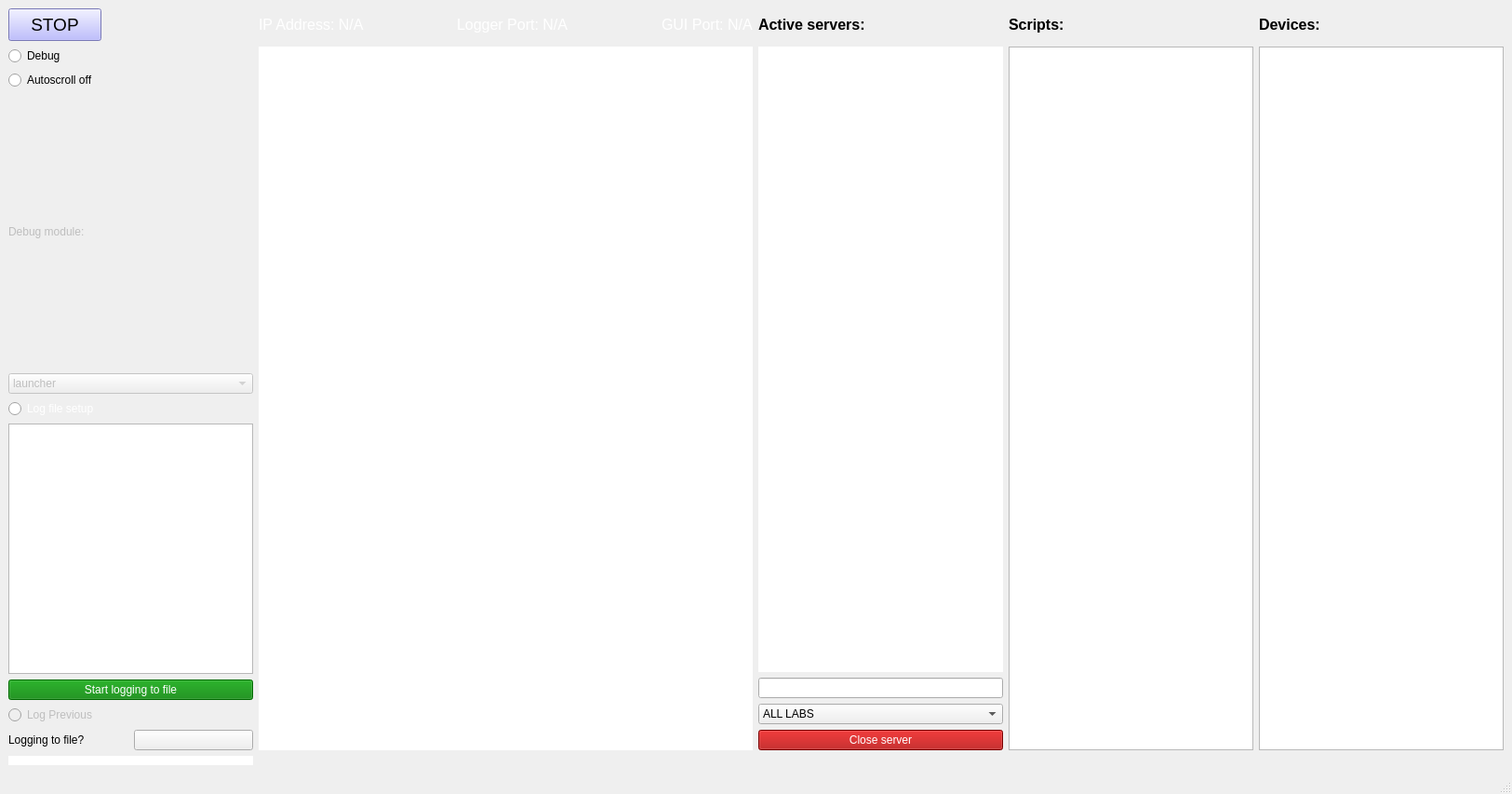
<?xml version="1.0" encoding="UTF-8"?>
<ui version="4.0">
 <class>MainWindow</class>
 <widget class="QMainWindow" name="MainWindow">
  <property name="geometry">
   <rect>
    <x>0</x>
    <y>0</y>
    <width>1625</width>
    <height>853</height>
   </rect>
  </property>
  <property name="windowTitle">
   <string>Launch Control</string>
  </property>
  <property name="windowOpacity">
   <double>2.000000000000000</double>
  </property>
  <property name="styleSheet">
   <string notr="true"/>
  </property>
  <property name="toolButtonStyle">
   <enum>Qt::ToolButtonIconOnly</enum>
  </property>
  <widget class="QWidget" name="centralwidget">
   <layout class="QGridLayout" name="gridLayout">
    <item row="1" column="3" rowspan="8">
     <widget class="QTreeView" name="scripts"/>
    </item>
    <item row="0" column="2">
     <widget class="QLabel" name="label">
      <property name="maximumSize">
       <size>
        <width>200</width>
        <height>16777215</height>
       </size>
      </property>
      <property name="font">
       <font>
        <pointsize>12</pointsize>
       </font>
      </property>
      <property name="text">
       <string>&lt;html&gt;&lt;head/&gt;&lt;body&gt;&lt;p&gt;&lt;span style=&quot; font-weight:600;&quot;&gt;Active servers:&lt;/span&gt;&lt;/p&gt;&lt;/body&gt;&lt;/html&gt;</string>
      </property>
     </widget>
    </item>
    <item row="0" column="3">
     <widget class="QLabel" name="label_2">
      <property name="font">
       <font>
        <pointsize>12</pointsize>
       </font>
      </property>
      <property name="text">
       <string>&lt;html&gt;&lt;head/&gt;&lt;body&gt;&lt;p&gt;&lt;span style=&quot; font-weight:600;&quot;&gt;Scripts:&lt;/span&gt;&lt;/p&gt;&lt;/body&gt;&lt;/html&gt;</string>
      </property>
     </widget>
    </item>
    <item row="0" column="4">
     <widget class="QLabel" name="label_4">
      <property name="font">
       <font>
        <pointsize>12</pointsize>
       </font>
      </property>
      <property name="text">
       <string>&lt;html&gt;&lt;head/&gt;&lt;body&gt;&lt;p&gt;&lt;span style=&quot; font-weight:600;&quot;&gt;Devices:&lt;/span&gt;&lt;/p&gt;&lt;/body&gt;&lt;/html&gt;</string>
      </property>
     </widget>
    </item>
    <item row="5" column="0" rowspan="4">
     <layout class="QVBoxLayout" name="verticalLayout">
      <item>
       <widget class="QRadioButton" name="log_file_button">
        <property name="styleSheet">
         <string notr="true">color: rgb(255, 255, 255);</string>
        </property>
        <property name="text">
         <string>Log file setup</string>
        </property>
        <property name="autoExclusive">
         <bool>false</bool>
        </property>
       </widget>
      </item>
      <item>
       <widget class="QTreeView" name="file_viewer"/>
      </item>
      <item>
       <widget class="QPushButton" name="logfile_status_button">
        <property name="enabled">
         <bool>false</bool>
        </property>
        <property name="styleSheet">
         <string notr="true">color: rgb(255, 255, 255);
background-color: green;</string>
        </property>
        <property name="text">
         <string>Start logging to file</string>
        </property>
        <property name="checkable">
         <bool>true</bool>
        </property>
       </widget>
      </item>
      <item>
       <widget class="QRadioButton" name="log_previous">
        <property name="enabled">
         <bool>false</bool>
        </property>
        <property name="text">
         <string>Log Previous</string>
        </property>
        <property name="autoExclusive">
         <bool>false</bool>
        </property>
       </widget>
      </item>
      <item>
       <layout class="QHBoxLayout" name="horizontalLayout_2">
        <item>
         <widget class="QLabel" name="label_3">
          <property name="text">
           <string>Logging to file?</string>
          </property>
         </widget>
        </item>
        <item>
         <widget class="QPushButton" name="logfile_status_indicator">
          <property name="text">
           <string/>
          </property>
          <property name="icon">
           <iconset>
            <normaloff>green_LED_off.svg</normaloff>
            <normalon>green_LED_on.svg</normalon>
            <disabledoff>green_LED_off.svg</disabledoff>
            <disabledon>green_LED_on.svg</disabledon>
            <activeoff>green_LED_on.svg</activeoff>green_LED_off.svg</iconset>
          </property>
          <property name="checkable">
           <bool>true</bool>
          </property>
         </widget>
        </item>
       </layout>
      </item>
     </layout>
    </item>
    <item row="1" column="2" rowspan="5">
     <widget class="QListWidget" name="client_list">
      <property name="font">
       <font>
        <pointsize>12</pointsize>
       </font>
      </property>
      <property name="toolTip">
       <string/>
      </property>
      <property name="frameShape">
       <enum>QFrame::NoFrame</enum>
      </property>
     </widget>
    </item>
    <item row="0" column="1">
     <layout class="QHBoxLayout" name="horizontalLayout_5">
      <property name="spacing">
       <number>100</number>
      </property>
      <item>
       <widget class="QLabel" name="ip_label">
        <property name="font">
         <font>
          <pointsize>12</pointsize>
          <weight>50</weight>
          <italic>false</italic>
          <bold>false</bold>
         </font>
        </property>
        <property name="text">
         <string>&lt;html&gt;&lt;head/&gt;&lt;body&gt;&lt;p&gt;&lt;span style=&quot; color:#ffffff;&quot;&gt;IP Address: N/A&lt;/span&gt;&lt;/p&gt;&lt;/body&gt;&lt;/html&gt;</string>
        </property>
       </widget>
      </item>
      <item>
       <widget class="QLabel" name="logger_label">
        <property name="font">
         <font>
          <pointsize>12</pointsize>
          <weight>50</weight>
          <italic>false</italic>
          <bold>false</bold>
         </font>
        </property>
        <property name="text">
         <string>&lt;html&gt;&lt;head/&gt;&lt;body&gt;&lt;p&gt;&lt;span style=&quot; color:#ffffff;&quot;&gt;Logger Port: N/A&lt;/span&gt;&lt;/p&gt;&lt;/body&gt;&lt;/html&gt;</string>
        </property>
       </widget>
      </item>
      <item>
       <widget class="QLabel" name="gui_label">
        <property name="font">
         <font>
          <pointsize>12</pointsize>
          <weight>50</weight>
          <italic>false</italic>
          <bold>false</bold>
         </font>
        </property>
        <property name="text">
         <string>&lt;html&gt;&lt;head/&gt;&lt;body&gt;&lt;p&gt;&lt;span style=&quot; color:#ffffff;&quot;&gt;GUI Port: N/A&lt;/span&gt;&lt;/p&gt;&lt;/body&gt;&lt;/html&gt;</string>
        </property>
       </widget>
      </item>
     </layout>
    </item>
    <item row="2" column="0">
     <widget class="QRadioButton" name="autoscroll_off_check">
      <property name="text">
       <string>Autoscroll off</string>
      </property>
     </widget>
    </item>
    <item row="1" column="4" rowspan="8">
     <widget class="QTreeView" name="devices"/>
    </item>
    <item row="0" column="0">
     <widget class="QPushButton" name="stop_button">
      <property name="enabled">
       <bool>true</bool>
      </property>
      <property name="maximumSize">
       <size>
        <width>100</width>
        <height>35</height>
       </size>
      </property>
      <property name="font">
       <font>
        <pointsize>14</pointsize>
       </font>
      </property>
      <property name="mouseTracking">
       <bool>false</bool>
      </property>
      <property name="autoFillBackground">
       <bool>false</bool>
      </property>
      <property name="styleSheet">
       <string notr="true">background-color: rgb(170, 170, 255);</string>
      </property>
      <property name="text">
       <string>STOP</string>
      </property>
      <property name="checkable">
       <bool>true</bool>
      </property>
     </widget>
    </item>
    <item row="8" column="2">
     <widget class="QPushButton" name="close_server">
      <property name="styleSheet">
       <string notr="true">background-color: rgb(170, 0, 0);
color: rgb(255, 255, 255);</string>
      </property>
      <property name="text">
       <string>Close server</string>
      </property>
     </widget>
    </item>
    <item row="3" column="0">
     <widget class="QLabel" name="debug_label">
      <property name="enabled">
       <bool>false</bool>
      </property>
      <property name="visible">
       <bool>true</bool>
      </property>
      <property name="text">
       <string>Debug module:</string>
      </property>
     </widget>
    </item>
    <item row="4" column="0">
     <widget class="QComboBox" name="debug_comboBox">
      <property name="enabled">
       <bool>false</bool>
      </property>
      <property name="visible">
       <bool>true</bool>
      </property>
      <property name="styleSheet">
       <string notr="true"/>
      </property>
      <property name="currentText">
       <string>launcher</string>
      </property>
      <item>
       <property name="text">
        <string>launcher</string>
       </property>
      </item>
      <item>
       <property name="text">
        <string>pylabnet_server</string>
       </property>
      </item>
     </widget>
    </item>
    <item row="1" column="0">
     <widget class="QRadioButton" name="debug_radio_button">
      <property name="text">
       <string>Debug</string>
      </property>
      <property name="autoExclusive">
       <bool>false</bool>
      </property>
     </widget>
    </item>
    <item row="6" column="2">
     <widget class="QLineEdit" name="client_search">
      <property name="sizePolicy">
       <sizepolicy hsizetype="Minimum" vsizetype="Fixed">
        <horstretch>0</horstretch>
        <verstretch>0</verstretch>
       </sizepolicy>
      </property>
     </widget>
    </item>
    <item row="7" column="2">
     <widget class="QComboBox" name="lab_name_select">
      <item>
       <property name="text">
        <string>ALL LABS</string>
       </property>
      </item>
      <item>
       <property name="text">
        <string>SHARED</string>
       </property>
      </item>
      <item>
       <property name="text">
        <string>B16</string>
       </property>
      </item>
      <item>
       <property name="text">
        <string>G12</string>
       </property>
      </item>
      <item>
       <property name="text">
        <string>NO_LAB</string>
       </property>
      </item>
     </widget>
    </item>
    <item row="1" column="1" rowspan="8">
     <widget class="QPlainTextEdit" name="terminal">
      <property name="enabled">
       <bool>true</bool>
      </property>
      <property name="font">
       <font>
        <pointsize>12</pointsize>
       </font>
      </property>
      <property name="frameShape">
       <enum>QFrame::NoFrame</enum>
      </property>
     </widget>
    </item>
    <item row="9" column="0">
     <widget class="QPlainTextEdit" name="buffer_terminal">
      <property name="maximumSize">
       <size>
        <width>16777215</width>
        <height>10</height>
       </size>
      </property>
      <property name="frameShape">
       <enum>QFrame::NoFrame</enum>
      </property>
      <property name="verticalScrollBarPolicy">
       <enum>Qt::ScrollBarAlwaysOff</enum>
      </property>
      <property name="horizontalScrollBarPolicy">
       <enum>Qt::ScrollBarAlwaysOff</enum>
      </property>
     </widget>
    </item>
   </layout>
  </widget>
  <widget class="QMenuBar" name="menubar">
   <property name="geometry">
    <rect>
     <x>0</x>
     <y>0</y>
     <width>1625</width>
     <height>26</height>
    </rect>
   </property>
  </widget>
  <widget class="QStatusBar" name="statusbar"/>
 </widget>
 <resources/>
 <connections/>
 <designerdata>
  <property name="gridDeltaX">
   <number>10</number>
  </property>
  <property name="gridDeltaY">
   <number>10</number>
  </property>
  <property name="gridSnapX">
   <bool>true</bool>
  </property>
  <property name="gridSnapY">
   <bool>true</bool>
  </property>
  <property name="gridVisible">
   <bool>true</bool>
  </property>
 </designerdata>
</ui>
